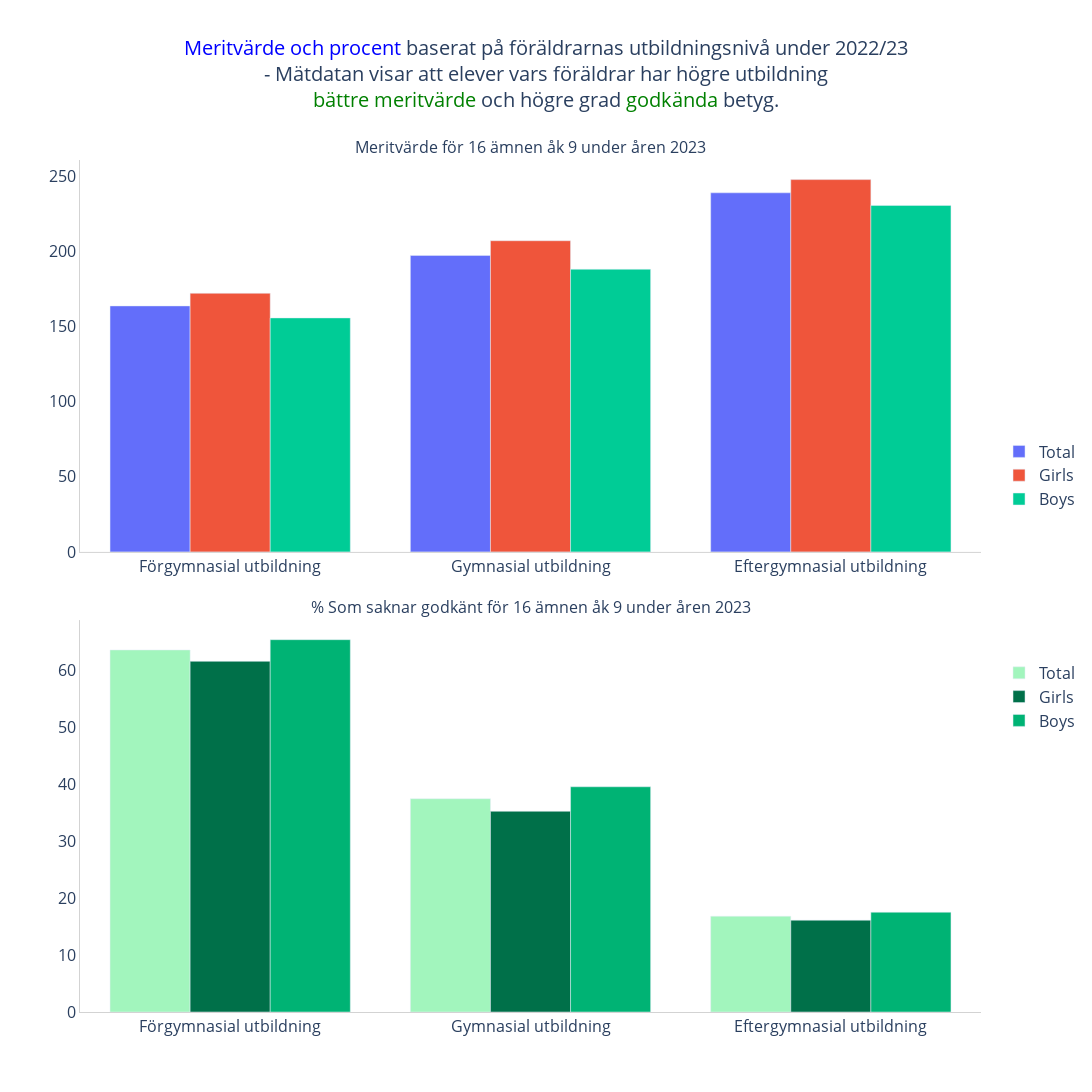

The notebook cell this image was saved under:
### Markdown cell above
### Undersöker andra variabler, och hur de påverkar meritvärde och andel med minst ett saknat betyg. Data är för läsår 22/23. Här undersöks föräldrarnas utbildningsbakgrund.

### Code cell
from plotly.subplots import make_subplots

# Creating a DataFrame for Meritvärde
df_merit = pd.DataFrame({
    "Education Level": ["Förgymnasial utbildning", "Gymnasial utbildning", "Eftergymnasial utbildning"],
    "Total": parents_T_numeric.tolist(),
    "Girls": parents_F_numeric.tolist(),
    "Boys": parents_P_numeric.tolist()})

# Melting DataFrame so that the bars are next to each other for Meritvärde
df_merit_melted = pd.melt(df_merit, id_vars=["Education Level"], var_name="Category", value_name="Meritvärde")

# Creating a DataFrame for % Som saknar godkänt
df_missing = pd.DataFrame({
    "Education Level": ["Förgymnasial utbildning", "Gymnasial utbildning", "Eftergymnasial utbildning"],
    "Total": missing_percent_T.tolist(),
    "Girls": missing_percent_F.tolist(),
    "Boys": missing_percent_P.tolist()})

# Melting DataFrame so that the bars are next to each other for % Som saknar godkänt
df_missing_melted = pd.melt(df_missing, id_vars=["Education Level"], var_name="Category", value_name="Missing")

# Creating subplots
fig = make_subplots(rows=2, cols=1, subplot_titles=("Meritvärde för 16 ämnen åk 9 under åren 2023", "% Som saknar godkänt för 16 ämnen åk 9 under åren 2023"), vertical_spacing=0.08)

# Adding traces for Meritvärde subplot
fig.add_trace(
    go.Bar(x=df_merit_melted[df_merit_melted["Category"] == "Total"]["Education Level"], 
           y=df_merit_melted[df_merit_melted["Category"] == "Total"]["Meritvärde"], 
           name="Total", showlegend=True, legendgroup="merit"), row=1, col=1)

fig.add_trace(
    go.Bar(x=df_merit_melted[df_merit_melted["Category"] == "Girls"]["Education Level"], 
           y=df_merit_melted[df_merit_melted["Category"] == "Girls"]["Meritvärde"], 
           name="Girls", showlegend=True, legendgroup="merit"), row=1, col=1)

fig.add_trace(
    go.Bar(x=df_merit_melted[df_merit_melted["Category"] == "Boys"]["Education Level"], 
           y=df_merit_melted[df_merit_melted["Category"] == "Boys"]["Meritvärde"], 
           name="Boys", showlegend=True, legendgroup="merit"), row=1, col=1)

# Adding traces for % Som saknar godkänt subplot
fig.add_trace(
    go.Bar(x=df_missing_melted[df_missing_melted["Category"] == "Total"]["Education Level"], 
           y=df_missing_melted[df_missing_melted["Category"] == "Total"]["Missing"], 
           name="Total", marker_color="#A2F5BD", showlegend=True, legendgroup="missing"), row=2, col=1)

fig.add_trace(
    go.Bar(x=df_missing_melted[df_missing_melted["Category"] == "Girls"]["Education Level"], 
           y=df_missing_melted[df_missing_melted["Category"] == "Girls"]["Missing"], 
           name="Girls", marker_color="#007049", showlegend=True, legendgroup="missing"), row=2, col=1)

fig.add_trace(
    go.Bar(x=df_missing_melted[df_missing_melted["Category"] == "Boys"]["Education Level"], 
           y=df_missing_melted[df_missing_melted["Category"] == "Boys"]["Missing"], 
           name="Boys", marker_color="#00B374", showlegend=True, legendgroup="missing"), row=2, col=1)


# Updating layout
fig.update_layout(height=1100, width=1200, showlegend=False)
fig.update_xaxes(row=1, col=1, tickangle=0, linecolor="Lightgray", linewidth=1)
fig.update_xaxes(row=2, col=1, tickangle=0, linecolor="Lightgray", linewidth=1)
fig.update_yaxes(row=1, col=1, linecolor="Lightgray", linewidth=1)
fig.update_yaxes(row=2, col=1, linecolor="Lightgray", linewidth=1)

fig.update_layout(
    title={
        "text": "<span style='color:blue'>Meritvärde och procent</span> baserat på föräldrarnas utbildningsnivå under 2022/23<br>"
                "- Mätdatan visar att elever vars föräldrar har högre utbildning<br>"
                "<span style='color:green'>bättre meritvärde</span> och högre grad <span style='color:green'>godkända</span> betyg.",
        # Adjusts text and changes the vertical position of the title
        "y": 0.95,
        # Adjusts text and changes the horizontal position of the title
        "x": 0.5,
        "xanchor": "center",
        "yanchor": "top",
        "font_size": 20},
        margin=dict(t=160))
        
fig.update_layout(legend=dict(tracegroupgap=150, y=0.5), plot_bgcolor="white", paper_bgcolor="white")
fig.update_layout(font=dict(size=16))

fig.update_layout(showlegend=True)

fig.show()

### Figure 1 — Plotly figure (JSON) as saved in the notebook; plotly's stock layout.template omitted (floating-point values rounded to 4 significant figures)
{"data": [{"legendgroup": "merit", "name": "Total", "showlegend": true, "type": "bar", "x": ["Förgymnasial utbildning", "Gymnasial utbildning", "Eftergymnasial utbildning"], "xaxis": "x", "y": [163.8, 197.4, 239.1], "yaxis": "y"}, {"legendgroup": "merit", "name": "Girls", "showlegend": true, "type": "bar", "x": ["Förgymnasial utbildning", "Gymnasial utbildning", "Eftergymnasial utbildning"], "xaxis": "x", "y": [172.2, 207.2, 247.9], "yaxis": "y"}, {"legendgroup": "merit", "name": "Boys", "showlegend": true, "type": "bar", "x": ["Förgymnasial utbildning", "Gymnasial utbildning", "Eftergymnasial utbildning"], "xaxis": "x", "y": [155.8, 188.2, 230.7], "yaxis": "y"}, {"legendgroup": "missing", "marker": {"color": "#A2F5BD"}, "name": "Total", "showlegend": true, "type": "bar", "x": ["Förgymnasial utbildning", "Gymnasial utbildning", "Eftergymnasial utbildning"], "xaxis": "x2", "y": [63.5, 37.4, 16.8], "yaxis": "y2"}, {"legendgroup": "missing", "marker": {"color": "#007049"}, "name": "Girls", "showlegend": true, "type": "bar", "x": ["Förgymnasial utbildning", "Gymnasial utbildning", "Eftergymnasial utbildning"], "xaxis": "x2", "y": [61.5, 35.2, 16.1], "yaxis": "y2"}, {"legendgroup": "missing", "marker": {"color": "#00B374"}, "name": "Boys", "showlegend": true, "type": "bar", "x": ["Förgymnasial utbildning", "Gymnasial utbildning", "Eftergymnasial utbildning"], "xaxis": "x2", "y": [65.3, 39.5, 17.5], "yaxis": "y2"}], "layout": {"annotations": [{"font": {"size": 16}, "showarrow": false, "text": "Meritvärde för 16 ämnen åk 9 under åren 2023", "x": 0.5, "xanchor": "center", "xref": "paper", "y": 1, "yanchor": "bottom", "yref": "paper"}, {"font": {"size": 16}, "showarrow": false, "text": "% Som saknar godkänt för 16 ämnen åk 9 under åren 2023", "x": 0.5, "xanchor": "center", "xref": "paper", "y": 0.46, "yanchor": "bottom", "yref": "paper"}], "font": {"size": 16}, "height": 1100, "legend": {"tracegroupgap": 150, "y": 0.5}, "margin": {"t": 160}, "paper_bgcolor": "white", "plot_bgcolor": "white", "showlegend": true, "title": {"font": {"size": 20}, "text": "<span style='color:blue'>Meritvärde och procent</span> baserat på föräldrarnas utbildningsnivå under 2022/23<br>- Mätdatan visar att elever vars föräldrar har högre utbildning<br><span style='color:green'>bättre meritvärde</span> och högre grad <span style='color:green'>godkända</span> betyg.", "x": 0.5, "xanchor": "center", "y": 0.95, "yanchor": "top"}, "width": 1200, "xaxis": {"anchor": "y", "domain": [0, 1], "linecolor": "Lightgray", "linewidth": 1, "tickangle": 0}, "xaxis2": {"anchor": "y2", "domain": [0, 1], "linecolor": "Lightgray", "linewidth": 1, "tickangle": 0}, "yaxis": {"anchor": "x", "domain": [0.54, 1], "linecolor": "Lightgray", "linewidth": 1}, "yaxis2": {"anchor": "x2", "domain": [0, 0.46], "linecolor": "Lightgray", "linewidth": 1}}}
